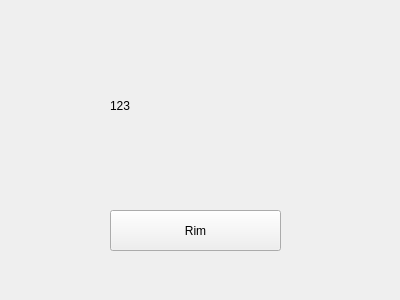
<?xml version="1.0" encoding="UTF-8"?>
<ui version="4.0">
 <class>Form</class>
 <widget class="QWidget" name="Form">
  <property name="geometry">
   <rect>
    <x>0</x>
    <y>0</y>
    <width>400</width>
    <height>300</height>
   </rect>
  </property>
  <property name="windowTitle">
   <string>Form</string>
  </property>
  <widget class="QPushButton" name="pushButton">
   <property name="geometry">
    <rect>
     <x>110</x>
     <y>210</y>
     <width>171</width>
     <height>41</height>
    </rect>
   </property>
   <property name="text">
    <string>Rim</string>
   </property>
  </widget>
  <widget class="QLabel" name="label">
   <property name="geometry">
    <rect>
     <x>110</x>
     <y>80</y>
     <width>141</width>
     <height>51</height>
    </rect>
   </property>
   <property name="text">
    <string>123</string>
   </property>
  </widget>
 </widget>
 <resources/>
 <connections/>
</ui>
